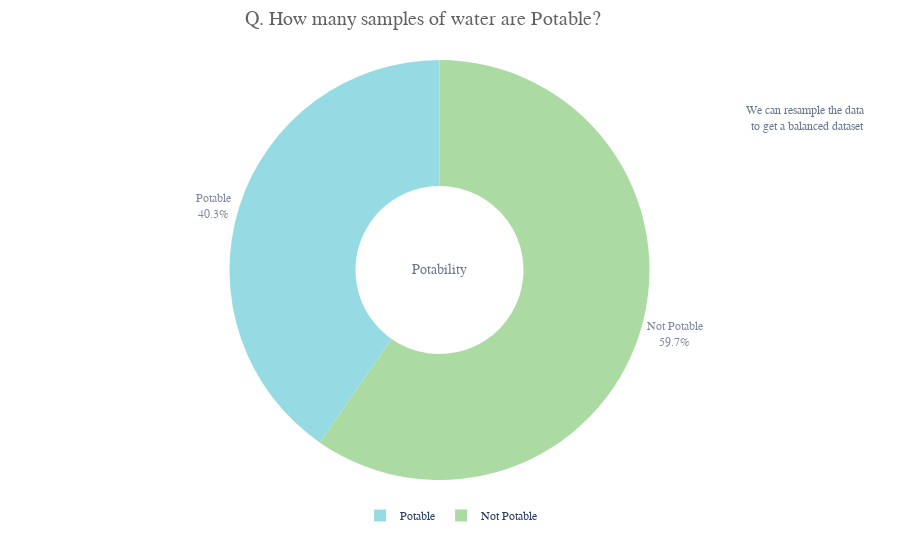

Here is the notebook cell this chart was saved with:
### Code cell
d= pd.DataFrame(df['Potability'].value_counts())
fig = px.pie(d,values='Potability',names=['Not Potable','Potable'],hole=0.4,opacity=0.6,
            color_discrete_sequence=[colors_green[3],colors_blue[3]],
             labels={'label':'Potability','Potability':'No. Of Samples'})

fig.add_annotation(text='We can resample the data<br> to get a balanced dataset',
                   x=1.2,y=0.9,showarrow=False,font_size=12, opacity=0.7, font_family='monospace')
fig.add_annotation(text='Potability',
                   x=0.5,y=0.5,showarrow=False,font_size=14, opacity=0.7, font_family='monospace')

fig.update_layout(
    font_family='monospace',
    title=dict(text='Q. How many samples of water are Potable?',x=0.47,y=0.98,
               font=dict(color=colors_dark[2],size=20)),
    legend=dict(x=0.37,y=-0.05,orientation='h',traceorder='reversed'),
    hoverlabel=dict(bgcolor='white'))

fig.update_traces(textposition='outside', textinfo='percent+label')

fig.show()

### Figure 1 — Plotly figure (JSON) as saved in the notebook; plotly's stock layout.template omitted (floating-point values rounded to 4 significant figures)
{"data": [{"domain": {"x": [0, 1], "y": [0, 1]}, "hole": 0.4, "hovertemplate": "label=%{label}<br>No. Of Samples=%{value}<extra></extra>", "labels": ["Not Potable", "Potable"], "legendgroup": "", "name": "", "opacity": 0.6, "showlegend": true, "textinfo": "percent+label", "textposition": "outside", "type": "pie", "values": [1200, 811]}], "layout": {"annotations": [{"font": {"family": "monospace", "size": 12}, "opacity": 0.7, "showarrow": false, "text": "We can resample the data<br> to get a balanced dataset", "x": 1.2, "y": 0.9}, {"font": {"family": "monospace", "size": 14}, "opacity": 0.7, "showarrow": false, "text": "Potability", "x": 0.5, "y": 0.5}], "font": {"family": "monospace"}, "hoverlabel": {"bgcolor": "white"}, "legend": {"orientation": "h", "tracegroupgap": 0, "traceorder": "reversed", "x": 0.37, "y": -0.05}, "margin": {"t": 60}, "piecolorway": ["#74C365", "#51C4D3"], "title": {"font": {"color": "#636363", "size": 20}, "text": "Q. How many samples of water are Potable?", "x": 0.47, "y": 0.98}}}
